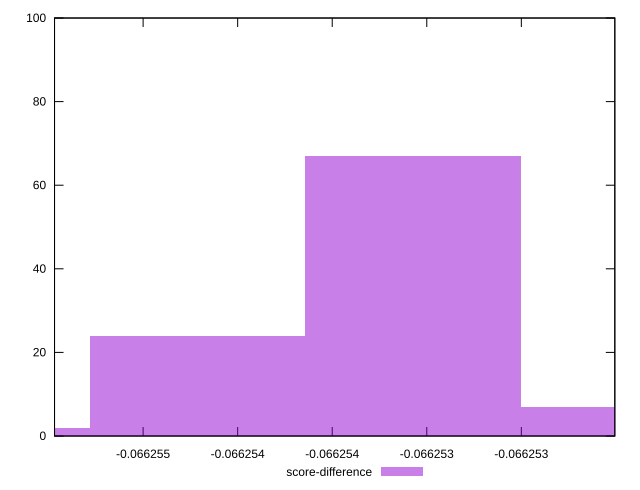

The gnuplot source for this figure:
reset

$scoreDifference <<EOF
-0.06625357309161461 67
-0.06625243359807126 7
-0.06625471258515797 24
-0.06625585207870133 2
EOF

set key outside below
set boxwidth 0.000001139493543360587
set xrange [-0.06625546840673463:-0.0662525056247587]
set yrange [0:100]
set trange [0:100]
set style fill transparent solid 0.5 noborder
set terminal svg size 640, 490 enhanced background rgb 'white'
set output "report_00008_2021-01-22T20:58:29.167/total-byte-weight/samples/pages+cached+noexternal+nosvg/score-difference/histogram.svg"

plot $scoreDifference title "score-difference" with boxes

reset
